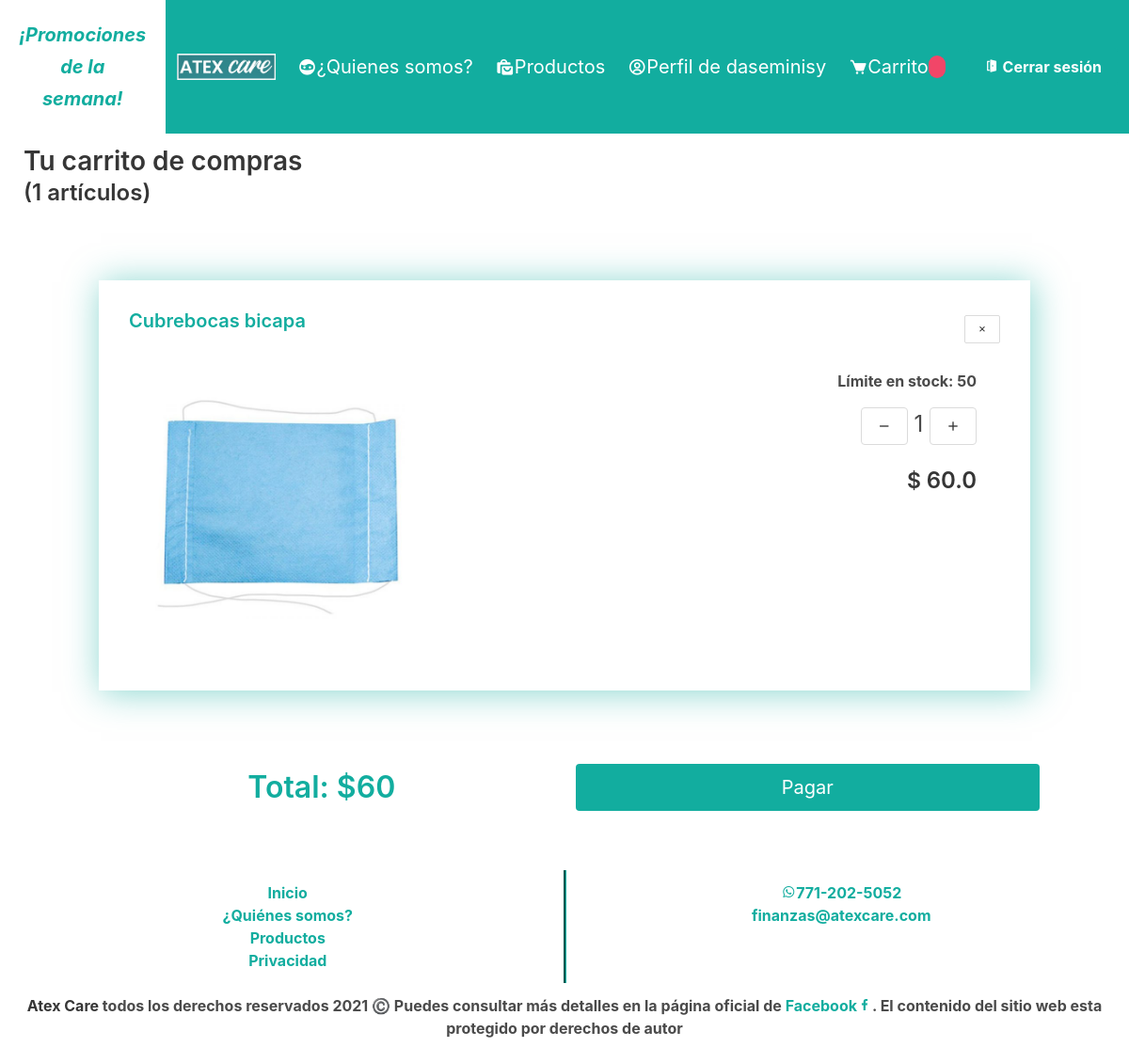
The page /detalle_carrito (signed in) on the database its author committed.
### demo/models.py (models this page shows, shortened)
class Carrito(models.Model):
    PAGADO = 0
    ACTIVO = 1
    STATUS_CHOICES = (
        ("PAGADO", PAGADO),
        ("ACTIVO", ACTIVO),
    )
    producto = models.ForeignKey(Product, on_delete=models.CASCADE)
    cantidad = models.IntegerField("Cantidad")
    monto = models.FloatField("Monto")
    usuario = models.ForeignKey(User, null=True, on_delete=models.CASCADE)
    status = models.IntegerField(choices=STATUS_CHOICES, default=ACTIVO)

class Product (models.Model):
    name = models.CharField("nombre del producto", max_length=50)
    short_description = models.CharField("pequeña descripción", max_length=150)
    long_description = models.CharField("descripción larga", max_length=500)
    price = models.FloatField("precio normal")
    discount = models.FloatField("descuento")
    image = models.ImageField(upload_to='principal_img', null=True)
    stock = models.IntegerField(null=True)

### demo/views.py (the view, shortened to what this page needs)
# urls.py: path('detalle_carrito', views.detail_car, name='detalle_carrito'),
@login_required(login_url='login')
def detail_car(request):
    objCar = Carrito.objects.filter(usuario=request.user)
    tObjetos = len(objCar)
    context = {'objetos': objCar, 'totalArticulos': tObjetos}
    return render(request, 'demo/detail_car.html', context)

### demo/templates/demo/detail_car.html (shortened to what this page needs)
{% extends 'demo/menu_quienes.html' %}
{% block body %}
<section>
    <div class="content">
        <div>
            <a href="{% url 'productos' %}">
                <i class='bx bx-left-arrow-circle bx-xs'> Volver a productos</i>
            </a>
        </div>
        {% if totalArticulos > 0 %}
        <h2 class="title">Tu carrito de compras</h2>
        <h3 class="subtitle">({{totalArticulos}} artículos)</h3>
        {% for o in objetos %}
        <div class="body-carrito" id="{{o.id}}">
            <div class="columns is-mobile is-vcentered head-carrito">
                <div class="column is-two-thirds">
                    <h4><a href="{% url 'producto' o.producto.id %}">{{o.producto.name}}</a></h4>
                </div>
                <div class="xbtn column">
                    <button class="button is-outlined is-small deleteItem"><i class='bx bx-x'></i></button>
                </div>
            </div>
            <div class="columns is-mobile carrito">
                <div class="column">
                    <img src="{{o.producto.image.url}}" alt="{{o.producto.name}}">
                </div>
                <div class="column is-two-thirds xbtn">
                    <p class="stock">Límite en stock: <span>{{o.producto.stock}}</span></p>
                    <p class="xbtn  price">
                        <button class="button is-outlined cantidadItem">
                            <i class='bx bx-minus'></i>
                        </button>
                        <span class="cant"> {{o.cantidad}} </span>
                        <button class="button is-outlined cantidadItem">
                            <i class='bx bx-plus'></i>
                        </button>
                    </p>
                    <h4 class="xbtn">$
                        <span class="price mont" precio="{{o.producto.price}}">{{o.monto}}</span>
                    </h4>
                </div>
            </div>
        </div>
        <br>
        {% endfor %}
        <br>
        <div class="columns pagar is-vcentered">
            <div class="column">
                <p class="title has-text-centered">Total: $<span id="a_pagar"></span></p>
            </div>
            <div class="column xbtn">
                <button id="checkout" class="button is-info is-fullwidth is-medium">Pagar</button>
            </div>
        </div>
        {% else %}
        <br>
        <h2 class="title">Sin artículos</h2>
        <br>
        <h5>Parece que aún no has añadido artículos, puedes agregar artículos en cualquier momento 😷</h5>
        <br><br><br>
        {% endif %}
    </div>
</section>
{% load static %}
{% endblock body %}

### demo/templates/demo/menu_quienes.html (shortened to what this page needs)
{% extends 'demo/base.html' %}
{% block nav %}
<header>
    <nav class="navbar is-fixed-top is-primary fuente__base-justify">
        <div class="container__slogan">
            <p class="is-info">¡Promociones de la semana!</p>
        </div>
        <div class="navbar-brand">
            <a class="navbar-item" href="{% url 'index' %}">
                {% load static %}
                <img src="{% static 'demo/img/logo-texto.png' %}">
            </a>
        </div>
        <div id="nav-links" class="navbar-menu">
            <div class="navbar-start">
                <a class="navbar-item" href="{% url 'quienes' %}">
                    <i class='bx bxs-face-mask'></i> ¿Quienes somos?
                </a>
                <a class="navbar-item" href="{% url 'productos' %}">
                    <i class='bx bxs-shopping-bags'></i> Productos
                </a>
                {% if user.is_authenticated %}
                <a href="{% url 'user' %}"" class=" navbar-item">
                    <i class='bx bx-user-circle'></i> Perfil de {{request.user}}
                </a>
                <a href="{% url 'detalle_carrito' %}" class="navbar-item">
                    <i class='bx bxs-cart bx-tada'></i> Carrito <span class="tag is-danger is-rounded"
                        id="car-items"></span>
                </a>
                {% endif %}
            </div>
            <div class="navbar-end">
                <div class="navbar-item">
                    {% if user.is_authenticated %}
                    <a id="sesion" class="button is-info" href="{% url 'logout' %}">
                        <strong><i class='bx bxs-door-open'></i> Cerrar sesión</strong>
                    </a>
                    {% endif %}
                </div>
            </div>
        </div>
    </nav>
</header>
{% endblock nav %}

### demo/static/demo/styles.css (style rules this page uses)
html, body { max-width: 100%; overflow-x: hidden; }
:root { --color-primary: #12ad9f; --color-primary-reduced: rgba(33, 119, 112, 0.9); --color-secondary: rgba(255, 255, 255, 0.5); --color-black: #000000; --color-white: #FFFFFF; }
.fuente__base, .fuente__base-justify { line-height: 1.6; font-size: 1.15rem; }
.fuente__base-justify { text-align: justify; }
.is-primary { color: var(--color-primary); }
.content { padding: 25px; padding-top: 100px; }
.button.is-info { background-color: var(--color-primary); transition: all ease 0.5s; }
.navbar-item { color: var(--color-primary); }
.navbar.is-primary, .is-primary { background-color: var(--color-primary); }
.container__slogan p { background-color: var(--color-white); color: var(--color-primary); text-align: center; font-weight: bold; font-style: oblique; }
.price { font-size: 1.3rem; }
button { background: none; color: inherit; border: none; padding: 0; font: inherit; cursor: pointer; outline: inherit; }
.body-carrito { margin: 15px; text-align: justify; box-shadow: 2px 2px 35px rgba(18, 173, 159, 50%); }
.columns.is-mobile.head-carrito { margin: 0; padding: 20px; padding-bottom: 0; }
.xbtn { text-align: end; }
.title { color: var(--color-primary); }
.columns.is-mobile.carrito { margin: 0; padding: 20px; padding-top: 0; }
.footer, .stock { font-size: 0.8rem; font-weight: bold; color: var(--color-footer-text); }
a, a:link, a:visited { color: var(--color-primary); }
@media screen and (min-width: 500px) { .footer, .stock { font-size: 0.9rem; } }
@media screen and (min-width: 500px) { .body-carrito { margin: 30px; } }
@media screen and (min-width: 500px) { .columns.is-mobile.carrito { padding: 30px; padding-top: 0; } }
@media screen and (min-width: 500px) { .columns.pagar.is-vcentered { padding-right: 30px; padding-left: 30px; } }
@media screen and (min-width: 900px) { .fuente__base-justify, .fuente__base { line-height: 1.7; font-size: 1.25rem; } }
@media screen and (min-width: 900px) { .container__slogan p { font-size: 1.25rem; } }
@media screen and (min-width: 900px) { .footer, .stock { font-size: 1rem; } }
@media screen and (min-width: 900px) { .body-carrito { margin: 80px; margin-bottom: 30px; } }
@media screen and (min-width: 900px) { .columns.is-mobile.carrito { padding: 45px; padding-top: 0; font-size: 1.15rem; } }
@media screen and (min-width: 900px) { .price { font-size: 1.5rem; } }
@media screen and (min-width: 900px) { .columns.pagar.is-vcentered { padding-right: 70.5px; padding-left: 70.5px; } }
@media screen and (min-width: 1024px) { .container__slogan p { padding:20px; } }

### rows shown on the page
Carrito: producto.name "Cubrebocas bicapa", producto.image (picture), producto.stock "50", cantidad "1", monto "60.0"

### other values the page prints
{{ request.user }} "daseminisy"
{{ totalArticulos }} "1"
